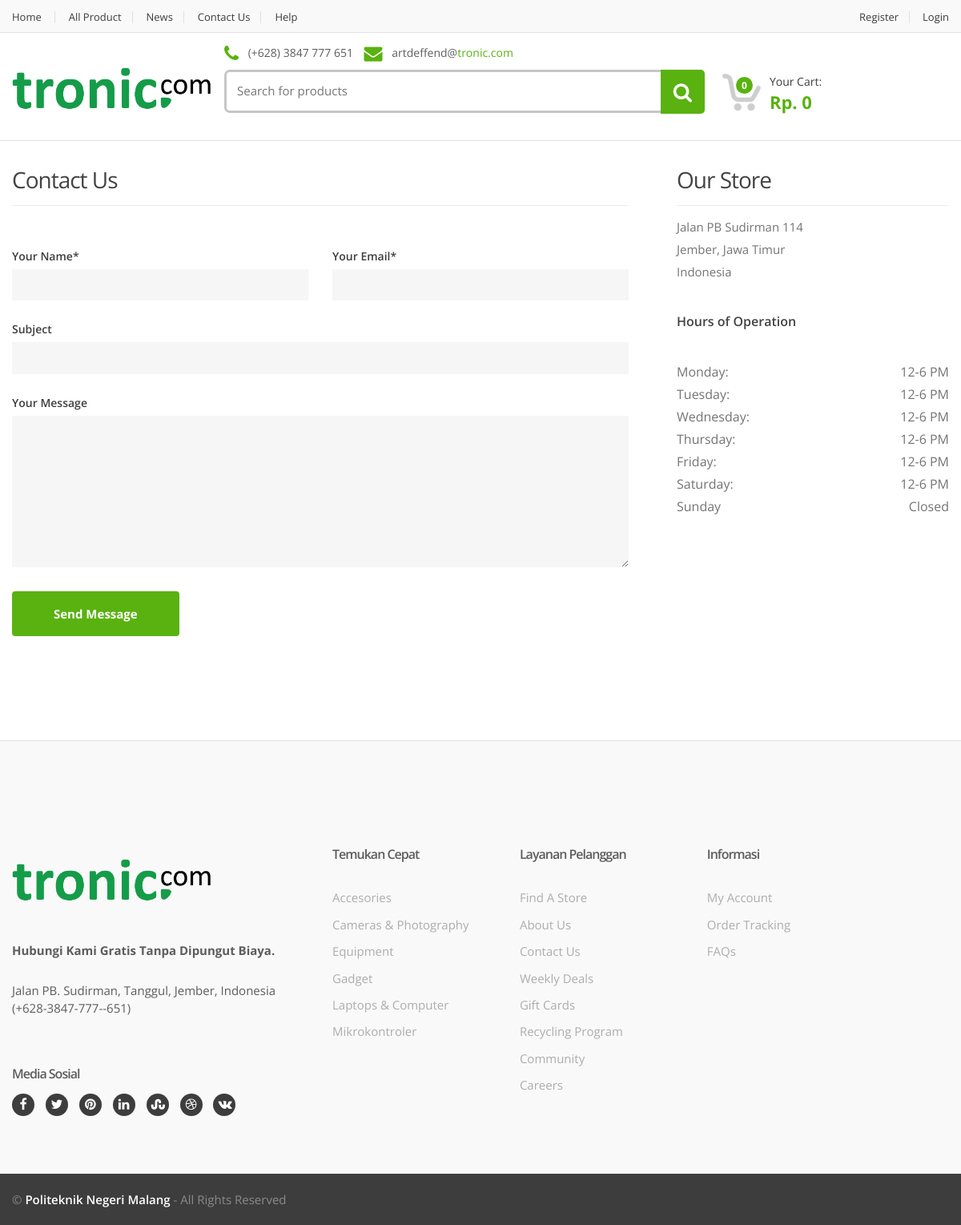
Screenshot of /?page=contact with the database file from the repository.
### tables this page shows
CREATE TABLE IF NOT EXISTS `kategori` (
  `kode` int(11) NOT NULL,
  `kategori` varchar(50) NOT NULL
);

### index.php (called while the page is built, shortened)
<?php
include "kpncss.php";
?>
<?php
include "nav.php";
?>
<?php
include "header.php";
?>
<?php
include "footer.php";
?>
<?php
include "kpnjs.php";
?>

### kpncss.php (the view, shortened to what this page needs)
<!DOCTYPE html>
<html lang="en">
<head>
    <link rel="stylesheet" href="assets/css/bootstrap.min.css">
    <link rel="stylesheet" href="assets/css/main.css">
    <link rel="stylesheet" href="assets/css/green.css">
    <link rel="stylesheet" href="assets/css/owl.carousel.css">
    <link rel="stylesheet" href="assets/css/owl.transitions.css">
    <link rel="stylesheet" href="assets/css/animate.min.css">
    <link rel="stylesheet" href="assets/css/config.css">
    <link rel="stylesheet" href="assets/css/font-awesome.min.css">
</head>
<body>
<div class="wrapper">

### footer.php
<footer id="footer" class="color-bg">
    <div class="link-list-row">
        <div class="container no-padding">
            <div class="col-xs-12 col-md-4 ">
                <div class="contact-info">
                    <div class="footer-logo">
                        <img alt="logo" src="assets/images/logo.png" class="img-responsive" width="250px"/>
                    </div>
                    <p class="regular-bold"> Hubungi kami gratis tanpa dipungut biaya.</p>
                    <p>
                        Jalan PB. Sudirman, Tanggul, Jember, Indonesia
                        (+628-3847-777--651)
                    </p>
                    <div class="social-icons">
                        <h3>Media Sosial</h3>
                        <ul>
                            <li><a href="#" class="fa fa-facebook"></a></li>
                            <li><a href="#" class="fa fa-twitter"></a></li>
                            <li><a href="#" class="fa fa-pinterest"></a></li>
                            <li><a href="#" class="fa fa-linkedin"></a></li>
                            <li><a href="#" class="fa fa-stumbleupon"></a></li>
                            <li><a href="#" class="fa fa-dribbble"></a></li>
                            <li><a href="#" class="fa fa-vk"></a></li>
                        </ul>
                    </div>
                </div>
            </div>
            <div class="col-xs-12 col-md-8 no-margin">
                <div class="link-widget">
                    <div class="widget">
                        <h3>Temukan Cepat</h3>
                        <ul>
                            <?php
                            $kategori=mysql_query("SELECT * FROM kategori ORDER  BY kategori ASC") or die(mysql_error());
                            while($dkategori=mysql_fetch_array($kategori)) {
                                ?>
                                <li>
                                    <a href="?page=produklist&kategori=<?php echo $dkategori['kode']; ?>"><?php echo $dkategori['kategori']; ?></a>
                                </li>
                                <?php
                            }
                            ?>
                        </ul>
                    </div>
                </div>
                <div class="link-widget">
                    <div class="widget">
                        <h3>Layanan Pelanggan</h3>
                        <ul>
                            <li><a href="undermaintenance.php">Find a Store</a></li>
                            <li><a href="?page=about">About Us</a></li>
                            <li><a href="?page=contact">Contact Us</a></li>
                            <li><a href="undermaintenance.php">Weekly Deals</a></li>
                            <li><a href="undermaintenance.php">Gift Cards</a></li>
                            <li><a href="undermaintenance.php">Recycling Program</a></li>
                            <li><a href="undermaintenance.php">Community</a></li>
                            <li><a href="undermaintenance.php">Careers</a></li>
                        </ul>
                    </div>
                </div>
                <div class="link-widget">
                    <div class="widget">
                        <h3>Informasi</h3>
                        <ul>
                            <li><a href="?page=history">My Account</a></li>
                            <li><a href="?page=history">Order Tracking</a></li>
                            <li><a href="undermaintenance.php">FAQs</a></li>
                        </ul>
                    </div>
                </div>
            </div>
        </div>
    </div>
    <div class="copyright-bar">
        <div class="container">
            <div class="col-xs-12 col-sm-12 no-margin">
                <div class="copyright">
                    &copy; <a href="index.php">Politeknik Negeri Malang</a> - all rights reserved
                </div>
            </div>
        </div>
    </div>
</footer>

### assets/css/green.css (style rules this page uses)
a, a:hover, a:focus, a:active { color: #59b210; }

### rows the page displays
kategori: kategori "Accesories"
kategori: kategori "Cameras & Photography"
kategori: kategori "Equipment"
kategori: kategori "Gadget"
kategori: kategori "Laptops & Computer"
kategori: kategori "Mikrokontroler"

### other values shown
$jumlahpro "0"
$total "0"
